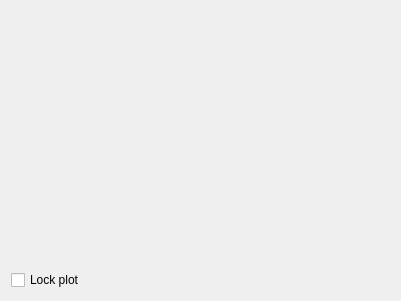
<?xml version="1.0" encoding="UTF-8"?>
<ui version="4.0">
 <class>plottingDialog</class>
 <widget class="QDialog" name="plottingDialog">
  <property name="geometry">
   <rect>
    <x>0</x>
    <y>0</y>
    <width>401</width>
    <height>301</height>
   </rect>
  </property>
  <property name="windowTitle">
   <string>Dialog</string>
  </property>
  <layout class="QVBoxLayout" name="verticalLayout">
   <item>
    <widget class="QWidget" name="widget" native="true"/>
   </item>
   <item>
    <widget class="QCheckBox" name="checkBox">
     <property name="text">
      <string>Lock plot</string>
     </property>
    </widget>
   </item>
  </layout>
 </widget>
 <resources/>
 <connections/>
</ui>
